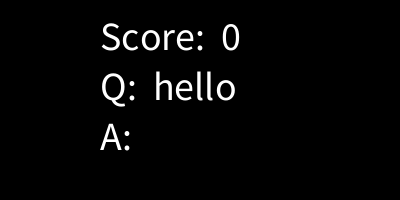
Frame 1 (no input)
Frame 60 (the mouse pressed at the canvas centre just before this capture): identical to frame 1, image omitted
Frame 120 (the mouse held since frame 60 and released just before this capture): identical to frame 1, image omitted

The Processing sketch that drew this single still picture (run headless with seeded random() and noise(); from frame 60 on, the mouse is pressed at the canvas centre):

// Processing sketch: week17_step07
// ── week17_step07.pde
void setup(){ //設定，只做一次
  size(400,200);
  textSize(40);
}
String line="";
String []Q ={ "hello","world", "other"};
int Qi=0;//第幾個Q   Q[Qi]  Q[0] Q[1] Q[2]...
void draw(){// 每秒60次
  background(0);
  text("Score:  "+score, 100, 50);
  text( "Q:  "+Q[Qi],    100, 100);
  text( "A:  "+line, 100, 150);
}
int score=0;
void keyPressed(){//小心有時候會打字打到看不到的符號
  int len = line.length();
  if( key>='a' && key<='z') line = line + key;//小寫鍵 
  if( key>='A' && key<='Z') line = line + key;//大寫鍵
  if(key == BACKSPACE && len>0 ) line = line.substring(0,len-1);
  if(key ==ENTER ){//算分數
    if( line.equals(Q[Qi])==true){
      score ++;
      Qi++;//換下一筆 Q[0] 變 Q[1]...
      line = "";
    }else score --;
  }
 }//Q:算分數!!!(陣列)更多的題目!!!亂數跳題!!!
